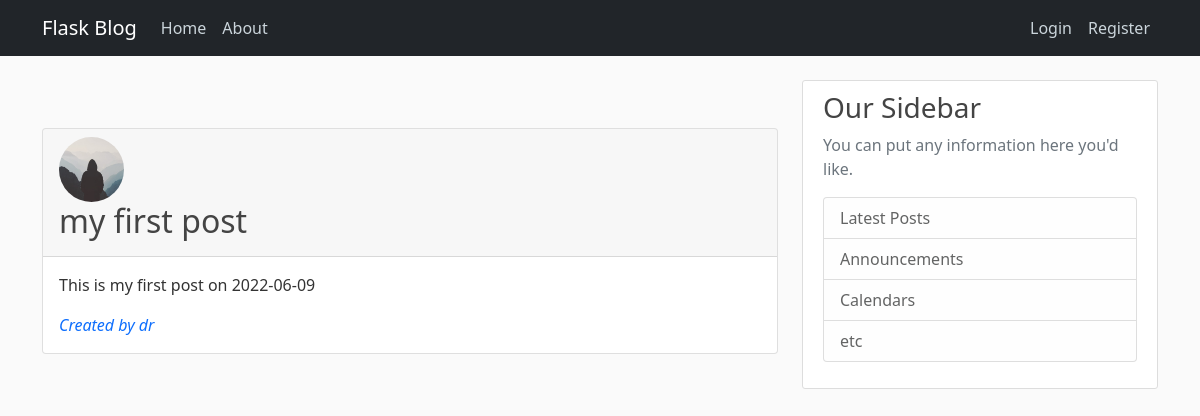
/post/1, run on the app's committed database.
### flaskblog/modules.py (models this page shows, shortened)
class User(db.Model,UserMixin):
    id=db.Column(db.Integer,primary_key=True)
    username=db.Column(db.String(20),unique=True,nullable=False)
    email=db.Column(db.String(120),unique=True,nullable=False)
    image_file=db.Column(db.String(20),nullable=False,default='default.jpg')
    password=db.Column(db.String(60),nullable=False)
    posts=db.relationship('Post',backref='author',lazy=True)

class Post(db.Model):
    id=db.Column(db.Integer,primary_key=True)
    title=db.Column(db.String(100),nullable=False)
    date_posted=db.Column(db.DateTime,nullable=False,default=datetime.utcnow)
    content=db.Column(db.Text,nullable=False)
    user_id=db.Column(db.Integer,db.ForeignKey('user.id'),nullable=False)

### flaskblog/posts/routes.py (the view)
@posts.route("/post/<int:post_id>")
def post(post_id):
    post=Post.query.get_or_404(post_id)
    return render_template('post.html',title=post.title,post=post)

### flaskblog/Templates/post.html (shortened to what this page needs)
{% extends "layout.html" %}
{% block content %}
    <br>
    <br>
    <div class="card">
        <div class="card-header">
          <img  class="rounded-circle article-img"src="{{url_for('static',filename='profilepics/'+post.author.image_file)}}" alt="">
           <h2 class="article-title">{{post.title}}</h2>
          </div>
        <div class="card-body">
          <p class="card-text">{{post.content}} on {{post.date_posted.strftime('%Y-%m-%d')}}</p>
          <a href="#" class="" style="text-decoration:none;"><i>Created by {{post.author.username}}</i></a>
        </div>
      </div>
 <br>
{% endblock content %}

### flaskblog/static/main.css (style rules this page uses)
body { background: #fafafa; color: #333333; margin-top: 0rem; }
h1, h2, h3, h4, h5, h6 { color: #444444; }
.article-title { color: #444444; }
.article-img { height: 65px; width: 65px; margin-right: 16px; }

### data on the page
User: image_file (placeholder picture), author.username "dr"
Post: title "my first post", content "This is my first post", date_posted "2022-06-09"
